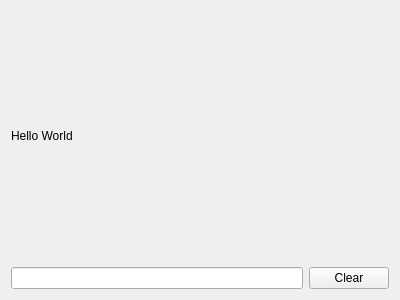
<?xml version="1.0" encoding="UTF-8"?>
<ui version="4.0">
 <class>Form</class>
 <widget class="QWidget" name="Form">
  <property name="geometry">
   <rect>
    <x>0</x>
    <y>0</y>
    <width>400</width>
    <height>300</height>
   </rect>
  </property>
  <property name="windowTitle">
   <string>Form</string>
  </property>
  <layout class="QGridLayout" name="gridLayout">
   <item row="0" column="0">
    <layout class="QVBoxLayout" name="verticalLayout">
     <item>
      <widget class="QLabel" name="label">
       <property name="text">
        <string>Hello World</string>
       </property>
      </widget>
     </item>
     <item>
      <layout class="QHBoxLayout" name="horizontalLayout">
       <item>
        <widget class="QLineEdit" name="lineEdit"/>
       </item>
       <item>
        <widget class="QPushButton" name="pushButton">
         <property name="text">
          <string>Clear</string>
         </property>
        </widget>
       </item>
      </layout>
     </item>
    </layout>
   </item>
  </layout>
 </widget>
 <resources/>
 <connections>
  <connection>
   <sender>pushButton</sender>
   <signal>clicked()</signal>
   <receiver>label</receiver>
   <slot>clear()</slot>
   <hints>
    <hint type="sourcelabel">
     <x>310</x>
     <y>187</y>
    </hint>
    <hint type="destinationlabel">
     <x>176</x>
     <y>48</y>
    </hint>
   </hints>
  </connection>
  <connection>
   <sender>lineEdit</sender>
   <signal>textChanged(QString)</signal>
   <receiver>label</receiver>
   <slot>setText(QString)</slot>
   <hints>
    <hint type="sourcelabel">
     <x>117</x>
     <y>184</y>
    </hint>
    <hint type="destinationlabel">
     <x>106</x>
     <y>50</y>
    </hint>
   </hints>
  </connection>
  <connection>
   <sender>pushButton</sender>
   <signal>clicked()</signal>
   <receiver>lineEdit</receiver>
   <slot>clear()</slot>
   <hints>
    <hint type="sourcelabel">
     <x>287</x>
     <y>180</y>
    </hint>
    <hint type="destinationlabel">
     <x>233</x>
     <y>180</y>
    </hint>
   </hints>
  </connection>
 </connections>
</ui>
